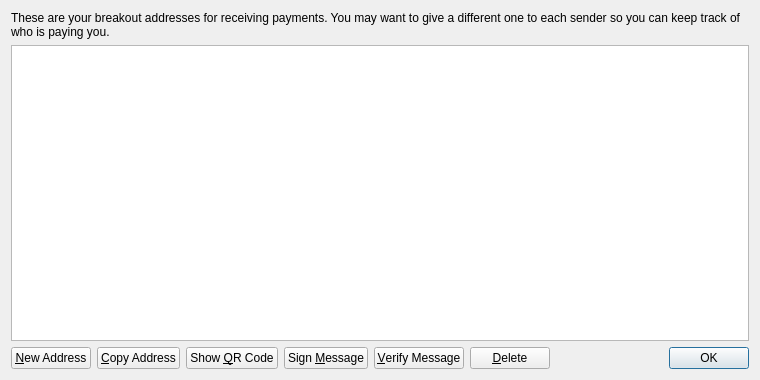
<?xml version="1.0" encoding="UTF-8"?>
<ui version="4.0">
 <class>AddressBookPage</class>
 <widget class="QWidget" name="AddressBookPage">
  <property name="geometry">
   <rect>
    <x>0</x>
    <y>0</y>
    <width>760</width>
    <height>380</height>
   </rect>
  </property>
  <property name="windowTitle">
   <string>Address Book</string>
  </property>
  <layout class="QVBoxLayout" name="verticalLayout">
   <item>
    <widget class="QLabel" name="labelExplanation">
     <property name="text">
      <string>These are your breakout addresses for receiving payments. You may want to give a different one to each sender so you can keep track of who is paying you.</string>
     </property>
     <property name="textFormat">
      <enum>Qt::PlainText</enum>
     </property>
     <property name="wordWrap">
      <bool>true</bool>
     </property>
    </widget>
   </item>
   <item>
    <widget class="QTableView" name="tableView">
     <property name="contextMenuPolicy">
      <enum>Qt::CustomContextMenu</enum>
     </property>
     <property name="toolTip">
      <string>Double-click to edit address or label</string>
     </property>
     <property name="tabKeyNavigation">
      <bool>false</bool>
     </property>
     <property name="alternatingRowColors">
      <bool>true</bool>
     </property>
     <property name="selectionMode">
      <enum>QAbstractItemView::SingleSelection</enum>
     </property>
     <property name="selectionBehavior">
      <enum>QAbstractItemView::SelectRows</enum>
     </property>
     <property name="sortingEnabled">
      <bool>true</bool>
     </property>
     <attribute name="verticalHeaderVisible">
      <bool>false</bool>
     </attribute>
    </widget>
   </item>
   <item>
    <layout class="QHBoxLayout" name="horizontalLayout">
     <item>
      <widget class="QPushButton" name="newAddressButton">
       <property name="toolTip">
        <string>Create a new address</string>
       </property>
       <property name="text">
        <string>&amp;New Address</string>
       </property>
       <property name="icon">
        <iconset resource="../bitcoin.qrc">
         <normaloff>:/icons/add</normaloff>:/icons/add</iconset>
       </property>
      </widget>
     </item>
     <item>
      <widget class="QPushButton" name="copyToClipboard">
       <property name="toolTip">
        <string>Copy the currently selected address to the system clipboard</string>
       </property>
       <property name="text">
        <string>&amp;Copy Address</string>
       </property>
       <property name="icon">
        <iconset resource="../bitcoin.qrc">
         <normaloff>:/icons/editcopy</normaloff>:/icons/editcopy</iconset>
       </property>
      </widget>
     </item>
     <item>
      <widget class="QPushButton" name="showQRCode">
       <property name="text">
        <string>Show &amp;QR Code</string>
       </property>
       <property name="icon">
        <iconset resource="../bitcoin.qrc">
         <normaloff>:/icons/qrcode</normaloff>:/icons/qrcode</iconset>
       </property>
      </widget>
     </item>
     <item>
      <widget class="QPushButton" name="signMessage">
       <property name="toolTip">
        <string>Sign a message to prove you own a breakout address</string>
       </property>
       <property name="text">
        <string>Sign &amp;Message</string>
       </property>
       <property name="icon">
        <iconset resource="../bitcoin.qrc">
         <normaloff>:/icons/edit</normaloff>:/icons/edit</iconset>
       </property>
      </widget>
     </item>
     <item>
      <widget class="QPushButton" name="verifyMessage">
       <property name="toolTip">
        <string>Verify a message to ensure it was signed with a specified breakout address</string>
       </property>
       <property name="text">
        <string>&amp;Verify Message</string>
       </property>
       <property name="icon">
        <iconset resource="../bitcoin.qrc">
         <normaloff>:/icons/transaction_0</normaloff>:/icons/transaction_0</iconset>
       </property>
      </widget>
     </item>
     <item>
      <widget class="QPushButton" name="deleteButton">
       <property name="toolTip">
        <string>Delete the currently selected address from the list</string>
       </property>
       <property name="text">
        <string>&amp;Delete</string>
       </property>
       <property name="icon">
        <iconset resource="../bitcoin.qrc">
         <normaloff>:/icons/remove</normaloff>:/icons/remove</iconset>
       </property>
      </widget>
     </item>
     <item>
      <spacer name="horizontalSpacer">
       <property name="orientation">
        <enum>Qt::Horizontal</enum>
       </property>
       <property name="sizeHint" stdset="0">
        <size>
         <width>40</width>
         <height>20</height>
        </size>
       </property>
      </spacer>
     </item>
     <item>
      <widget class="QDialogButtonBox" name="buttonBox">
       <property name="sizePolicy">
        <sizepolicy hsizetype="Maximum" vsizetype="Fixed">
         <horstretch>0</horstretch>
         <verstretch>0</verstretch>
        </sizepolicy>
       </property>
       <property name="standardButtons">
        <set>QDialogButtonBox::Ok</set>
       </property>
      </widget>
     </item>
    </layout>
   </item>
  </layout>
 </widget>
 <resources>
  <include location="../bitcoin.qrc"/>
 </resources>
 <connections/>
</ui>
